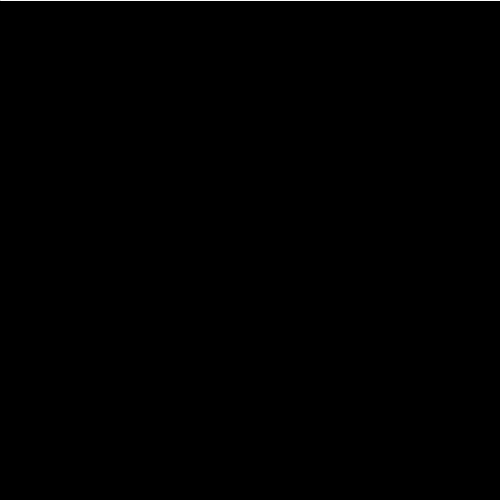
Frame 1 (no input)
Frame 60 (the mouse pressed at the canvas centre just before this capture): identical to frame 1, image omitted
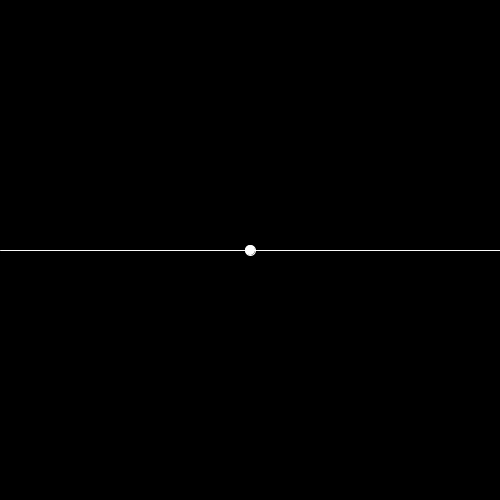
Frame 120 (the mouse held since frame 60 and released just before this capture)

The Processing sketch that drew these frames (run headless with seeded random() and noise(); from frame 60 on, the mouse is pressed at the canvas centre):

// Processing sketch: Lagrange
// ── Lagrange.pde
ArrayList<Float> xs = new ArrayList<Float>();
ArrayList<Float> ys = new ArrayList<Float>();

void setup(){
  size(500, 500);
  stroke(255);
}

void draw(){
  background(0);
  for(int xp = 0; xp < width; xp++){
    line(xp, lagrange(xp, xs, ys), xp+1, lagrange(xp+1, xs, ys));
  }
  for(int i = 0; i < xs.size(); i++){
    ellipse(xs.get(i), ys.get(i), 10, 10);
  }
}

void mousePressed(){
  xs.add((float)mouseX);
  ys.add((float)mouseY);
}
// ── Method.pde
float lagrange(float x, ArrayList<Float> xs, ArrayList<Float> ys){
  float L = 0;
  for(int j = 0; j < xs.size(); j++){
    float xj = xs.get(j);
    float lj = 1;
    for(int m = 0; m < xs.size(); m++){
      float xm = xs.get(m);
      if(m != j){
        lj *= (x-xm)/(xj-xm);
      }
    }
    L += ys.get(j)*lj;
  }
  return L;
}
